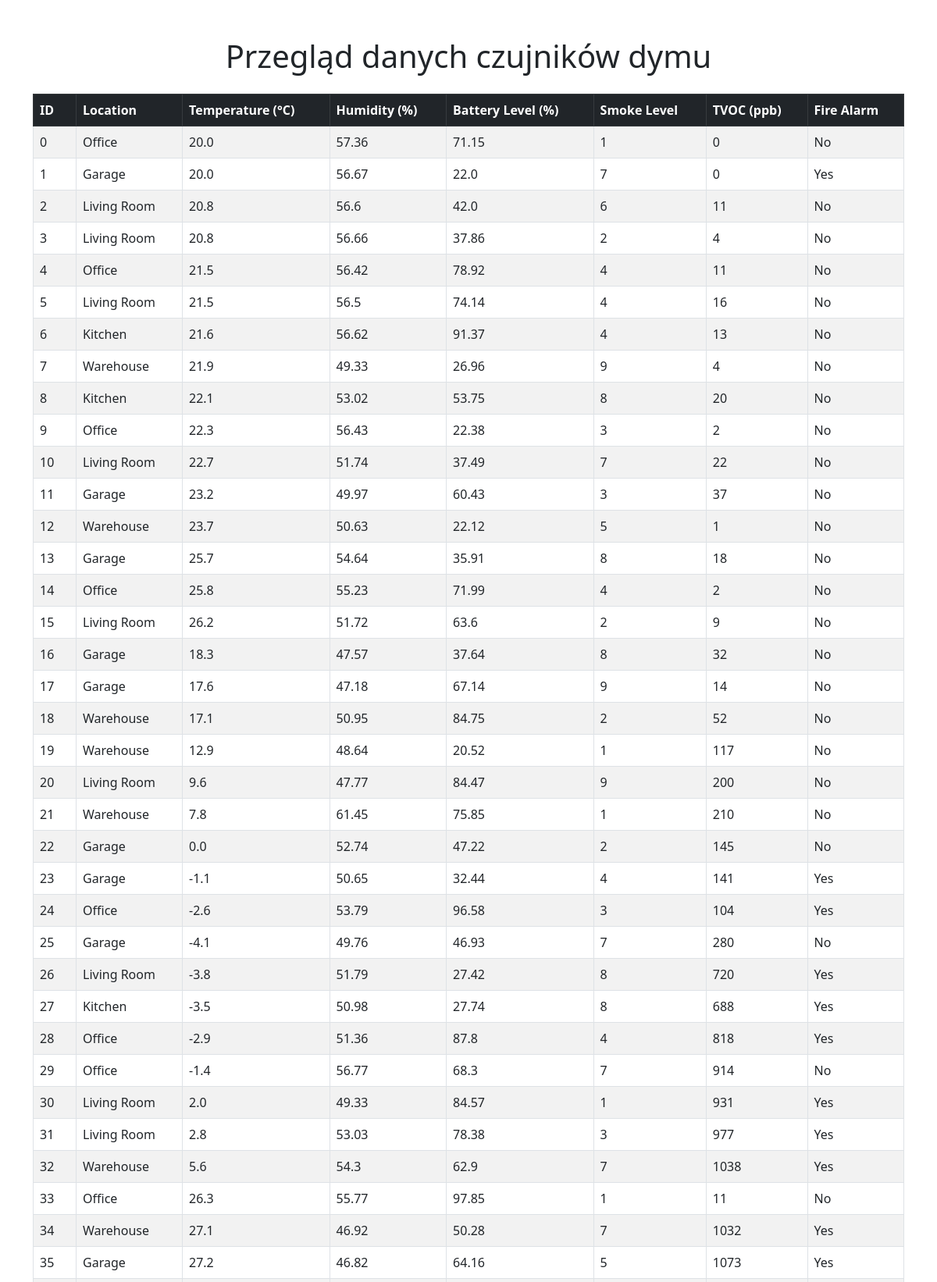
/sensor_data (upper part), run on the app's committed database.
### tables this page shows
CREATE TABLE "smoke_data" (
"ID_smokedetector" INTEGER,
  "Temperature[C]" REAL,
  "Humidity[%]" REAL,
  "TVOC[ppb]" INTEGER,
  "eCO2[ppm]" INTEGER,
  "Raw H2" INTEGER,
  "Pressure[hPa]" REAL,
  "Fire Alarm" INTEGER,
  "Battery_Level" REAL,
  "Location" TEXT,
  "Smoke_Level" INTEGER
);

### app.py (the view)
@app.route('/sensor_data')
def sensor_data():
    conn = get_db_connection()
    cursor = conn.cursor()
    cursor.execute('SELECT * FROM smoke_data')
    data = cursor.fetchall()
    conn.close()
    formatted_data = []
    for row in data:
        formatted_row = dict(row)
        formatted_row['Fire Alarm'] = 'Yes' if formatted_row['Fire Alarm'] == 1 else 'No'
        formatted_data.append(formatted_row)
    return render_template('sensor_data.html', data=formatted_data)

### app.py (called while the page is built)
def get_db_connection():
    conn = sqlite3.connect(DATABASE)
    conn.row_factory = sqlite3.Row
    return conn

### templates/sensor_data.html (shortened to what this page needs)
<!DOCTYPE html>
<html lang="en">
<head>
    <link href="https://cdn.jsdelivr.net/npm/bootstrap@5.3.0/dist/css/bootstrap.min.css" rel="stylesheet">
</head>
<body class="container mt-5">
    <h1 class="text-center">Przegląd danych czujników dymu</h1>
    <table class="table table-striped table-bordered mt-4">
        <thead class="table-dark">
            <tr>
                <th>ID</th>
                <th>Location</th>
                <th>Temperature (°C)</th>
                <th>Humidity (%)</th>
                <th>Battery Level (%)</th>
                <th>Smoke Level</th>
                <th>TVOC (ppb)</th>
                <th>Fire Alarm</th>
            </tr>
        </thead>
        <tbody>
            {% for row in data %}
            <tr>
                <td>{{ row['ID_smokedetector'] }}</td>
                <td>{{ row['Location'] }}</td>
                <td>{{ row['Temperature[C]'] }}</td>
                <td>{{ row['Humidity[%]'] }}</td>
                <td>{{ row['Battery_Level'] }}</td>
                <td>{{ row['Smoke_Level'] }}</td>
                <td>{{ row['TVOC[ppb]'] }}</td>
                <td>{{ row['Fire Alarm'] }}</td>
            </tr>
            {% endfor %}
        </tbody>
    </table>
</body>
</html>

### data on the page
smoke_data: ID_smokedetector "0", Location "Office", row "20.0", row "57.36", Battery_Level "71.15", Smoke_Level "1", row "0", row "No"
smoke_data: ID_smokedetector "1", Location "Garage", row "20.0", row "56.67", Battery_Level "22.0", Smoke_Level "7", row "0", row "Yes"
smoke_data: ID_smokedetector "2", Location "Living Room", row "20.8", row "56.6", Battery_Level "42.0", Smoke_Level "6", row "11", row "No"
smoke_data: ID_smokedetector "3", Location "Living Room", row "20.8", row "56.66", Battery_Level "37.86", Smoke_Level "2", row "4", row "No"
smoke_data: ID_smokedetector "4", Location "Office", row "21.5", row "56.42", Battery_Level "78.92", Smoke_Level "4", row "11", row "No"
smoke_data: ID_smokedetector "5", Location "Living Room", row "21.5", row "56.5", Battery_Level "74.14", Smoke_Level "4", row "16", row "No"
smoke_data: ID_smokedetector "6", Location "Kitchen", row "21.6", row "56.62", Battery_Level "91.37", Smoke_Level "4", row "13", row "No"
smoke_data: ID_smokedetector "7", Location "Warehouse", row "21.9", row "49.33", Battery_Level "26.96", Smoke_Level "9", row "4", row "No"
smoke_data: ID_smokedetector "8", Location "Kitchen", row "22.1", row "53.02", Battery_Level "53.75", Smoke_Level "8", row "20", row "No"
smoke_data: ID_smokedetector "9", Location "Office", row "22.3", row "56.43", Battery_Level "22.38", Smoke_Level "3", row "2", row "No"
smoke_data: ID_smokedetector "10", Location "Living Room", row "22.7", row "51.74", Battery_Level "37.49", Smoke_Level "7", row "22", row "No"
smoke_data: ID_smokedetector "11", Location "Garage", row "23.2", row "49.97", Battery_Level "60.43", Smoke_Level "3", row "37", row "No"
smoke_data: ID_smokedetector "12", Location "Warehouse", row "23.7", row "50.63", Battery_Level "22.12", Smoke_Level "5", row "1", row "No"
smoke_data: ID_smokedetector "13", Location "Garage", row "25.7", row "54.64", Battery_Level "35.91", Smoke_Level "8", row "18", row "No"
smoke_data: ID_smokedetector "14", Location "Office", row "25.8", row "55.23", Battery_Level "71.99", Smoke_Level "4", row "2", row "No"
smoke_data: ID_smokedetector "15", Location "Living Room", row "26.2", row "51.72", Battery_Level "63.6", Smoke_Level "2", row "9", row "No"
smoke_data: ID_smokedetector "16", Location "Garage", row "18.3", row "47.57", Battery_Level "37.64", Smoke_Level "8", row "32", row "No"
smoke_data: ID_smokedetector "17", Location "Garage", row "17.6", row "47.18", Battery_Level "67.14", Smoke_Level "9", row "14", row "No"
smoke_data: ID_smokedetector "18", Location "Warehouse", row "17.1", row "50.95", Battery_Level "84.75", Smoke_Level "2", row "52", row "No"
smoke_data: ID_smokedetector "19", Location "Warehouse", row "12.9", row "48.64", Battery_Level "20.52", Smoke_Level "1", row "117", row "No"
smoke_data: ID_smokedetector "20", Location "Living Room", row "9.6", row "47.77", Battery_Level "84.47", Smoke_Level "9", row "200", row "No"
smoke_data: ID_smokedetector "21", Location "Warehouse", row "7.8", row "61.45", Battery_Level "75.85", Smoke_Level "1", row "210", row "No"
smoke_data: ID_smokedetector "22", Location "Garage", row "0.0", row "52.74", Battery_Level "47.22", Smoke_Level "2", row "145", row "No"
smoke_data: ID_smokedetector "23", Location "Garage", row "-1.1", row "50.65", Battery_Level "32.44", Smoke_Level "4", row "141", row "Yes"
smoke_data: ID_smokedetector "24", Location "Office", row "-2.6", row "53.79", Battery_Level "96.58", Smoke_Level "3", row "104", row "Yes"
smoke_data: ID_smokedetector "25", Location "Garage", row "-4.1", row "49.76", Battery_Level "46.93", Smoke_Level "7", row "280", row "No"
smoke_data: ID_smokedetector "26", Location "Living Room", row "-3.8", row "51.79", Battery_Level "27.42", Smoke_Level "8", row "720", row "Yes"
smoke_data: ID_smokedetector "27", Location "Kitchen", row "-3.5", row "50.98", Battery_Level "27.74", Smoke_Level "8", row "688", row "Yes"
smoke_data: ID_smokedetector "28", Location "Office", row "-2.9", row "51.36", Battery_Level "87.8", Smoke_Level "4", row "818", row "Yes"
smoke_data: ID_smokedetector "29", Location "Office", row "-1.4", row "56.77", Battery_Level "68.3", Smoke_Level "7", row "914", row "No"
smoke_data: ID_smokedetector "30", Location "Living Room", row "2.0", row "49.33", Battery_Level "84.57", Smoke_Level "1", row "931", row "Yes"
smoke_data: ID_smokedetector "31", Location "Living Room", row "2.8", row "53.03", Battery_Level "78.38", Smoke_Level "3", row "977", row "Yes"
smoke_data: ID_smokedetector "32", Location "Warehouse", row "5.6", row "54.3", Battery_Level "62.9", Smoke_Level "7", row "1038", row "Yes"
smoke_data: ID_smokedetector "33", Location "Office", row "26.3", row "55.77", Battery_Level "97.85", Smoke_Level "1", row "11", row "No"
smoke_data: ID_smokedetector "34", Location "Warehouse", row "27.1", row "46.92", Battery_Level "50.28", Smoke_Level "7", row "1032", row "Yes"
smoke_data: ID_smokedetector "35", Location "Garage", row "27.2", row "46.82", Battery_Level "64.16", Smoke_Level "5", row "1073", row "Yes"
